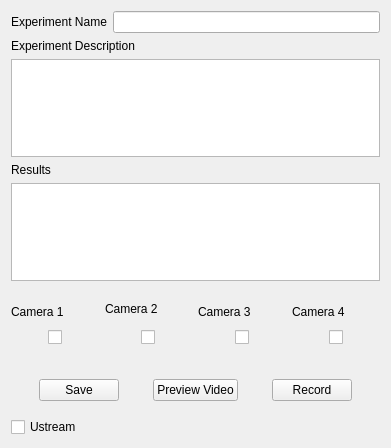
<?xml version="1.0" encoding="UTF-8"?>
<ui version="4.0">
 <class>video_record_widget</class>
 <widget class="QWidget" name="video_record_widget">
  <property name="geometry">
   <rect>
    <x>0</x>
    <y>0</y>
    <width>391</width>
    <height>448</height>
   </rect>
  </property>
  <property name="windowTitle">
   <string>video_record_widget</string>
  </property>
  <layout class="QVBoxLayout" name="verticalLayout_2">
   <item>
    <layout class="QHBoxLayout" name="horizontalLayout">
     <item>
      <widget class="QLabel" name="label">
       <property name="text">
        <string>Experiment Name</string>
       </property>
      </widget>
     </item>
     <item>
      <widget class="QLineEdit" name="experimentName"/>
     </item>
    </layout>
   </item>
   <item>
    <widget class="QLabel" name="label_6">
     <property name="text">
      <string>Experiment Description</string>
     </property>
    </widget>
   </item>
   <item>
    <widget class="QPlainTextEdit" name="descriptionTxtBox">
     <property name="plainText">
      <string/>
     </property>
    </widget>
   </item>
   <item>
    <widget class="QLabel" name="label_7">
     <property name="text">
      <string>Results</string>
     </property>
    </widget>
   </item>
   <item>
    <widget class="QPlainTextEdit" name="results"/>
   </item>
   <item>
    <spacer name="verticalSpacer_2">
     <property name="orientation">
      <enum>Qt::Vertical</enum>
     </property>
     <property name="sizeType">
      <enum>QSizePolicy::Fixed</enum>
     </property>
     <property name="sizeHint" stdset="0">
      <size>
       <width>20</width>
       <height>15</height>
      </size>
     </property>
    </spacer>
   </item>
   <item>
    <layout class="QHBoxLayout" name="horizontalLayout_2">
     <item>
      <layout class="QVBoxLayout" name="verticalLayout">
       <property name="topMargin">
        <number>0</number>
       </property>
       <item>
        <widget class="QLabel" name="label_2">
         <property name="text">
          <string>Camera 1</string>
         </property>
        </widget>
       </item>
       <item>
        <layout class="QHBoxLayout" name="horizontalLayout_3">
         <property name="topMargin">
          <number>0</number>
         </property>
         <item>
          <spacer name="horizontalSpacer">
           <property name="orientation">
            <enum>Qt::Horizontal</enum>
           </property>
           <property name="sizeHint" stdset="0">
            <size>
             <width>40</width>
             <height>20</height>
            </size>
           </property>
          </spacer>
         </item>
         <item>
          <widget class="QCheckBox" name="camera1Box">
           <property name="text">
            <string/>
           </property>
           <property name="checked">
            <bool>false</bool>
           </property>
          </widget>
         </item>
         <item>
          <spacer name="horizontalSpacer_2">
           <property name="orientation">
            <enum>Qt::Horizontal</enum>
           </property>
           <property name="sizeHint" stdset="0">
            <size>
             <width>40</width>
             <height>20</height>
            </size>
           </property>
          </spacer>
         </item>
        </layout>
       </item>
      </layout>
     </item>
     <item>
      <layout class="QVBoxLayout" name="verticalLayout_3">
       <property name="leftMargin">
        <number>0</number>
       </property>
       <property name="topMargin">
        <number>0</number>
       </property>
       <item>
        <widget class="QLabel" name="label_3">
         <property name="text">
          <string>Camera 2</string>
         </property>
        </widget>
       </item>
       <item>
        <layout class="QHBoxLayout" name="horizontalLayout_4">
         <property name="topMargin">
          <number>6</number>
         </property>
         <item>
          <spacer name="horizontalSpacer_4">
           <property name="orientation">
            <enum>Qt::Horizontal</enum>
           </property>
           <property name="sizeHint" stdset="0">
            <size>
             <width>40</width>
             <height>20</height>
            </size>
           </property>
          </spacer>
         </item>
         <item>
          <widget class="QCheckBox" name="camera2Box">
           <property name="text">
            <string/>
           </property>
           <property name="checked">
            <bool>false</bool>
           </property>
          </widget>
         </item>
         <item>
          <spacer name="horizontalSpacer_3">
           <property name="orientation">
            <enum>Qt::Horizontal</enum>
           </property>
           <property name="sizeHint" stdset="0">
            <size>
             <width>40</width>
             <height>20</height>
            </size>
           </property>
          </spacer>
         </item>
        </layout>
       </item>
      </layout>
     </item>
     <item>
      <layout class="QVBoxLayout" name="verticalLayout_5">
       <property name="leftMargin">
        <number>0</number>
       </property>
       <item>
        <widget class="QLabel" name="label_4">
         <property name="text">
          <string>Camera 3</string>
         </property>
        </widget>
       </item>
       <item>
        <layout class="QHBoxLayout" name="horizontalLayout_5">
         <item>
          <spacer name="horizontalSpacer_6">
           <property name="orientation">
            <enum>Qt::Horizontal</enum>
           </property>
           <property name="sizeHint" stdset="0">
            <size>
             <width>40</width>
             <height>20</height>
            </size>
           </property>
          </spacer>
         </item>
         <item>
          <widget class="QCheckBox" name="camera3Box">
           <property name="text">
            <string/>
           </property>
           <property name="checked">
            <bool>false</bool>
           </property>
          </widget>
         </item>
         <item>
          <spacer name="horizontalSpacer_5">
           <property name="orientation">
            <enum>Qt::Horizontal</enum>
           </property>
           <property name="sizeHint" stdset="0">
            <size>
             <width>40</width>
             <height>20</height>
            </size>
           </property>
          </spacer>
         </item>
        </layout>
       </item>
      </layout>
     </item>
     <item>
      <layout class="QVBoxLayout" name="verticalLayout_6">
       <property name="leftMargin">
        <number>0</number>
       </property>
       <item>
        <widget class="QLabel" name="label_5">
         <property name="text">
          <string>Camera 4</string>
         </property>
        </widget>
       </item>
       <item>
        <layout class="QHBoxLayout" name="horizontalLayout_6">
         <item>
          <spacer name="horizontalSpacer_7">
           <property name="orientation">
            <enum>Qt::Horizontal</enum>
           </property>
           <property name="sizeHint" stdset="0">
            <size>
             <width>40</width>
             <height>20</height>
            </size>
           </property>
          </spacer>
         </item>
         <item>
          <widget class="QCheckBox" name="camera4Box">
           <property name="text">
            <string/>
           </property>
           <property name="checked">
            <bool>false</bool>
           </property>
          </widget>
         </item>
         <item>
          <spacer name="horizontalSpacer_8">
           <property name="orientation">
            <enum>Qt::Horizontal</enum>
           </property>
           <property name="sizeHint" stdset="0">
            <size>
             <width>40</width>
             <height>20</height>
            </size>
           </property>
          </spacer>
         </item>
        </layout>
       </item>
      </layout>
     </item>
    </layout>
   </item>
   <item>
    <spacer name="verticalSpacer">
     <property name="orientation">
      <enum>Qt::Vertical</enum>
     </property>
     <property name="sizeType">
      <enum>QSizePolicy::Fixed</enum>
     </property>
     <property name="sizeHint" stdset="0">
      <size>
       <width>20</width>
       <height>25</height>
      </size>
     </property>
    </spacer>
   </item>
   <item>
    <layout class="QHBoxLayout" name="horizontalLayout_7">
     <property name="topMargin">
      <number>0</number>
     </property>
     <item>
      <spacer name="horizontalSpacer_9">
       <property name="orientation">
        <enum>Qt::Horizontal</enum>
       </property>
       <property name="sizeHint" stdset="0">
        <size>
         <width>40</width>
         <height>20</height>
        </size>
       </property>
      </spacer>
     </item>
     <item>
      <widget class="QPushButton" name="saveButton">
       <property name="text">
        <string>Save</string>
       </property>
      </widget>
     </item>
     <item>
      <spacer name="horizontalSpacer_11">
       <property name="orientation">
        <enum>Qt::Horizontal</enum>
       </property>
       <property name="sizeHint" stdset="0">
        <size>
         <width>40</width>
         <height>20</height>
        </size>
       </property>
      </spacer>
     </item>
     <item>
      <widget class="QPushButton" name="previewButton">
       <property name="text">
        <string>Preview Video</string>
       </property>
      </widget>
     </item>
     <item>
      <spacer name="horizontalSpacer_12">
       <property name="orientation">
        <enum>Qt::Horizontal</enum>
       </property>
       <property name="sizeHint" stdset="0">
        <size>
         <width>40</width>
         <height>20</height>
        </size>
       </property>
      </spacer>
     </item>
     <item>
      <widget class="QPushButton" name="recordButton">
       <property name="text">
        <string>Record</string>
       </property>
       <property name="default">
        <bool>false</bool>
       </property>
      </widget>
     </item>
     <item>
      <spacer name="horizontalSpacer_10">
       <property name="orientation">
        <enum>Qt::Horizontal</enum>
       </property>
       <property name="sizeHint" stdset="0">
        <size>
         <width>40</width>
         <height>20</height>
        </size>
       </property>
      </spacer>
     </item>
    </layout>
   </item>
   <item>
    <layout class="QHBoxLayout" name="horizontalLayout_8">
     <property name="topMargin">
      <number>10</number>
     </property>
     <item>
      <widget class="QCheckBox" name="Ustream">
       <property name="text">
        <string>Ustream</string>
       </property>
      </widget>
     </item>
    </layout>
   </item>
  </layout>
 </widget>
 <layoutdefault spacing="6" margin="11"/>
 <resources/>
 <connections/>
</ui>
